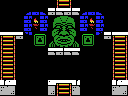

Tiled map render using the project's own tile images. Description and the whole map definition, tile-layer contents included, below:
An orthogonal 16x12 tile map with 8x8 px tiles, 1 tile layer (Tile Layer 1).

<map version="1.0" orientation="orthogonal" renderorder="right-down" width="16" height="12" tilewidth="8" tileheight="8" nextobjectid="1">
 <properties>
  <property name="down" value="stairs" />
  <property name="up" value="stairs" />
 </properties>
 <tileset firstgid="1" name="tiles" tilewidth="8" tileheight="8" tilecount="256" columns="16">
  <image source="tiles.png" width="128" height="128" />
 </tileset>
 <layer name="Tile Layer 1" width="16" height="12">
  <data encoding="csv">
1,1,1,1,1,1,1,249,168,1,1,1,1,1,1,1,
1,1,1,108,109,110,254,144,254,144,108,109,110,1,1,1,
1,1,1,111,99,111,33,34,35,36,111,99,111,1,1,1,
1,1,1,111,89,111,49,50,51,52,111,89,111,1,1,1,
90,91,254,105,69,70,65,66,67,68,69,70,107,254,90,91,
249,168,1,1,85,86,81,82,83,84,85,86,1,1,249,168,
249,168,1,1,1,1,144,254,144,144,1,1,1,1,249,168,
249,168,1,1,1,1,1,1,1,1,1,1,1,1,249,168,
249,168,1,1,1,1,1,1,1,1,1,1,1,1,249,168,
249,168,1,1,1,1,1,1,1,1,1,1,1,1,249,168,
151,156,1,1,1,1,156,90,91,151,1,1,1,1,151,156,
153,152,1,1,1,1,152,249,168,153,1,1,1,1,153,152
</data>
 </layer>
 <objectgroup name="objects" />
</map>
